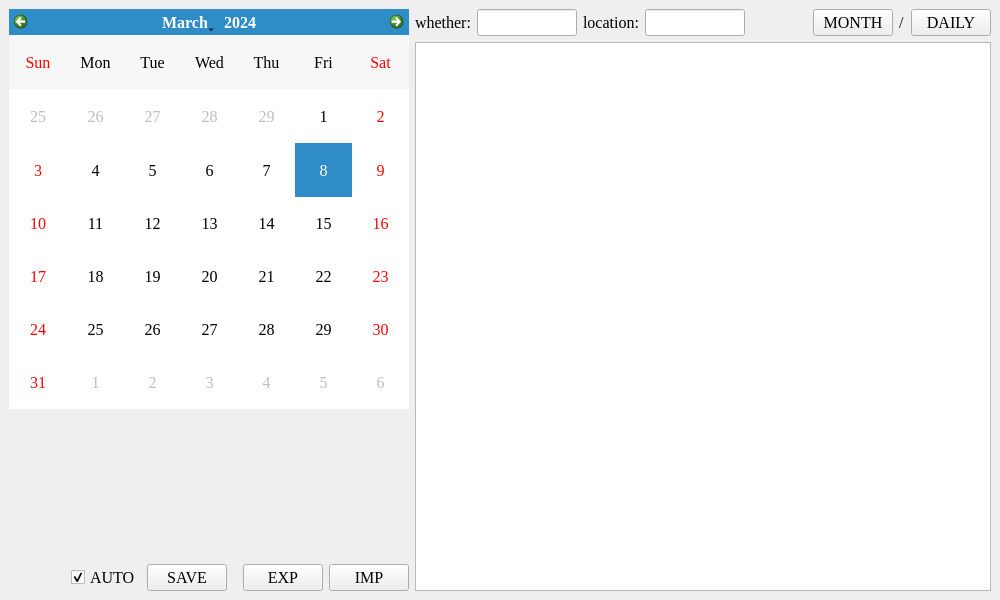
<?xml version="1.0" encoding="UTF-8"?>
<ui version="4.0">
 <class>Diary</class>
 <widget class="QMainWindow" name="Diary">
  <property name="geometry">
   <rect>
    <x>0</x>
    <y>0</y>
    <width>1000</width>
    <height>600</height>
   </rect>
  </property>
  <property name="font">
   <font>
    <family>Times New Roman</family>
    <pointsize>12</pointsize>
   </font>
  </property>
  <property name="windowTitle">
   <string>DIARY</string>
  </property>
  <property name="locale">
   <locale language="Chinese" country="China"/>
  </property>
  <widget class="QWidget" name="centralwidget">
   <layout class="QHBoxLayout" name="horizontalLayout" stretch="0,1">
    <item>
     <layout class="QVBoxLayout" name="verticalLayout">
      <item>
       <widget class="QCalendarWidget" name="widget_calendar">
        <property name="minimumSize">
         <size>
          <width>400</width>
          <height>400</height>
         </size>
        </property>
        <property name="maximumSize">
         <size>
          <width>400</width>
          <height>400</height>
         </size>
        </property>
        <property name="locale">
         <locale language="English" country="UnitedStates"/>
        </property>
        <property name="selectedDate">
         <date>
          <year>2024</year>
          <month>3</month>
          <day>8</day>
         </date>
        </property>
        <property name="firstDayOfWeek">
         <enum>Qt::Sunday</enum>
        </property>
        <property name="gridVisible">
         <bool>false</bool>
        </property>
        <property name="selectionMode">
         <enum>QCalendarWidget::SingleSelection</enum>
        </property>
        <property name="horizontalHeaderFormat">
         <enum>QCalendarWidget::ShortDayNames</enum>
        </property>
        <property name="verticalHeaderFormat">
         <enum>QCalendarWidget::NoVerticalHeader</enum>
        </property>
        <property name="navigationBarVisible">
         <bool>true</bool>
        </property>
        <property name="dateEditAcceptDelay">
         <number>200</number>
        </property>
       </widget>
      </item>
      <item>
       <widget class="QLabel" name="lb_lunar">
        <property name="text">
         <string/>
        </property>
       </widget>
      </item>
      <item>
       <spacer name="verticalSpacer">
        <property name="orientation">
         <enum>Qt::Vertical</enum>
        </property>
        <property name="sizeHint" stdset="0">
         <size>
          <width>20</width>
          <height>40</height>
         </size>
        </property>
       </spacer>
      </item>
      <item>
       <layout class="QHBoxLayout" name="horizontalLayout_4">
        <item>
         <spacer name="horizontalSpacer_2">
          <property name="orientation">
           <enum>Qt::Horizontal</enum>
          </property>
          <property name="sizeHint" stdset="0">
           <size>
            <width>40</width>
            <height>20</height>
           </size>
          </property>
         </spacer>
        </item>
        <item>
         <widget class="QCheckBox" name="cb_autosave">
          <property name="text">
           <string>AUTO</string>
          </property>
          <property name="checked">
           <bool>true</bool>
          </property>
         </widget>
        </item>
        <item>
         <widget class="QPushButton" name="pb_save">
          <property name="styleSheet">
           <string notr="true"/>
          </property>
          <property name="text">
           <string>SAVE</string>
          </property>
          <property name="default">
           <bool>false</bool>
          </property>
          <property name="flat">
           <bool>false</bool>
          </property>
         </widget>
        </item>
        <item>
         <spacer name="horizontalSpacer_3">
          <property name="orientation">
           <enum>Qt::Horizontal</enum>
          </property>
          <property name="sizeType">
           <enum>QSizePolicy::Fixed</enum>
          </property>
          <property name="sizeHint" stdset="0">
           <size>
            <width>10</width>
            <height>20</height>
           </size>
          </property>
         </spacer>
        </item>
        <item>
         <widget class="QPushButton" name="pb_export">
          <property name="text">
           <string>EXP</string>
          </property>
         </widget>
        </item>
        <item>
         <widget class="QPushButton" name="pb_import">
          <property name="text">
           <string>IMP</string>
          </property>
         </widget>
        </item>
       </layout>
      </item>
     </layout>
    </item>
    <item>
     <layout class="QVBoxLayout" name="verticalLayout_2">
      <item>
       <layout class="QHBoxLayout" name="horizontalLayout_2">
        <item>
         <layout class="QHBoxLayout" name="horizontalLayout_3">
          <item>
           <widget class="QLabel" name="lb_weather">
            <property name="sizePolicy">
             <sizepolicy hsizetype="Fixed" vsizetype="Preferred">
              <horstretch>0</horstretch>
              <verstretch>0</verstretch>
             </sizepolicy>
            </property>
            <property name="text">
             <string>whether:</string>
            </property>
           </widget>
          </item>
          <item>
           <widget class="QLineEdit" name="le_weather">
            <property name="maximumSize">
             <size>
              <width>100</width>
              <height>16777215</height>
             </size>
            </property>
            <property name="alignment">
             <set>Qt::AlignCenter</set>
            </property>
           </widget>
          </item>
          <item>
           <widget class="QLabel" name="lb_location">
            <property name="sizePolicy">
             <sizepolicy hsizetype="Fixed" vsizetype="Preferred">
              <horstretch>0</horstretch>
              <verstretch>0</verstretch>
             </sizepolicy>
            </property>
            <property name="text">
             <string>location:</string>
            </property>
           </widget>
          </item>
          <item>
           <widget class="QLineEdit" name="le_location">
            <property name="maximumSize">
             <size>
              <width>100</width>
              <height>16777215</height>
             </size>
            </property>
            <property name="alignment">
             <set>Qt::AlignCenter</set>
            </property>
           </widget>
          </item>
         </layout>
        </item>
        <item>
         <spacer name="horizontalSpacer">
          <property name="orientation">
           <enum>Qt::Horizontal</enum>
          </property>
          <property name="sizeHint" stdset="0">
           <size>
            <width>40</width>
            <height>20</height>
           </size>
          </property>
         </spacer>
        </item>
        <item>
         <widget class="QPushButton" name="pb_monthly">
          <property name="styleSheet">
           <string notr="true"/>
          </property>
          <property name="text">
           <string>MONTH</string>
          </property>
          <property name="default">
           <bool>false</bool>
          </property>
          <property name="flat">
           <bool>false</bool>
          </property>
         </widget>
        </item>
        <item>
         <widget class="QLabel" name="label_2">
          <property name="text">
           <string>/</string>
          </property>
         </widget>
        </item>
        <item>
         <widget class="QPushButton" name="pb_daily">
          <property name="styleSheet">
           <string notr="true"/>
          </property>
          <property name="text">
           <string>DAILY</string>
          </property>
          <property name="default">
           <bool>false</bool>
          </property>
          <property name="flat">
           <bool>false</bool>
          </property>
         </widget>
        </item>
       </layout>
      </item>
      <item>
       <widget class="QTableWidget" name="tw_content">
        <property name="editTriggers">
         <set>QAbstractItemView::AllEditTriggers</set>
        </property>
        <attribute name="horizontalHeaderStretchLastSection">
         <bool>true</bool>
        </attribute>
        <attribute name="verticalHeaderVisible">
         <bool>false</bool>
        </attribute>
        <attribute name="verticalHeaderStretchLastSection">
         <bool>true</bool>
        </attribute>
       </widget>
      </item>
     </layout>
    </item>
   </layout>
  </widget>
  <action name="actionEXPORT">
   <property name="text">
    <string>EXPORT</string>
   </property>
  </action>
  <action name="actionIMPORT">
   <property name="text">
    <string>IMPORT</string>
   </property>
  </action>
 </widget>
 <resources/>
 <connections/>
</ui>
